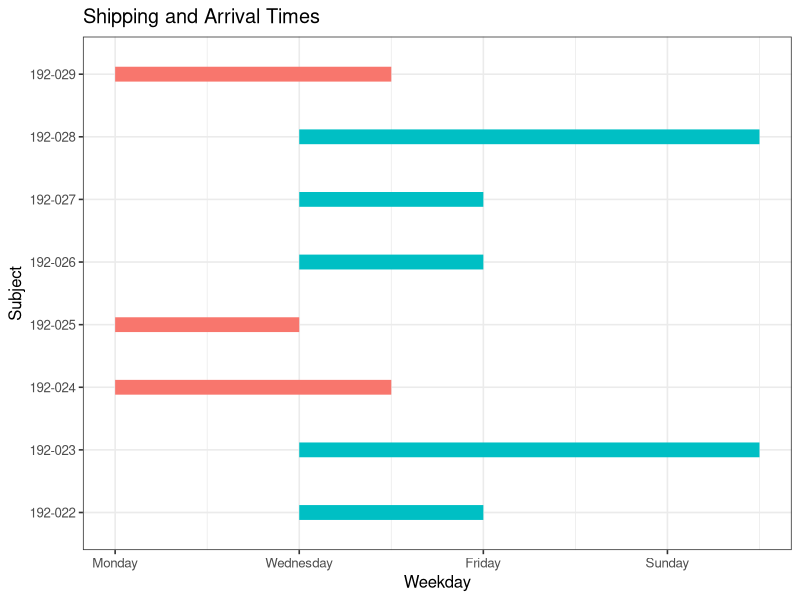
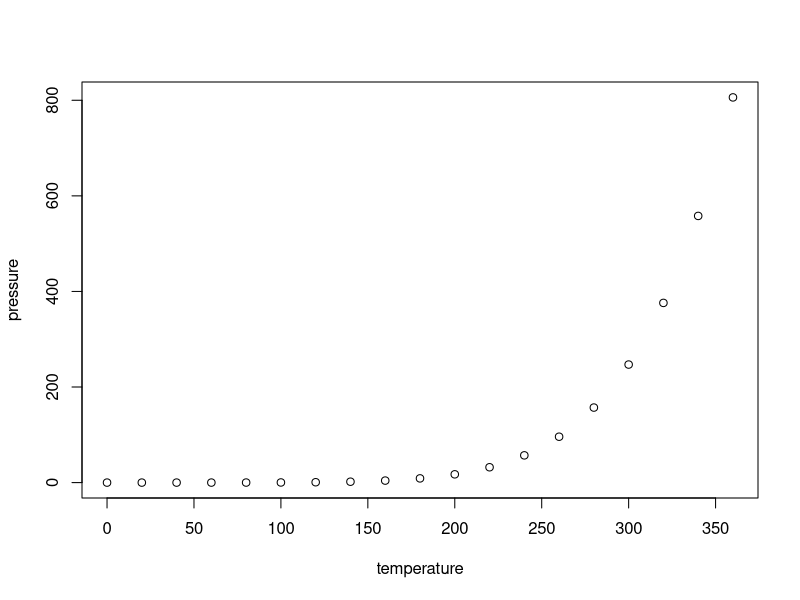
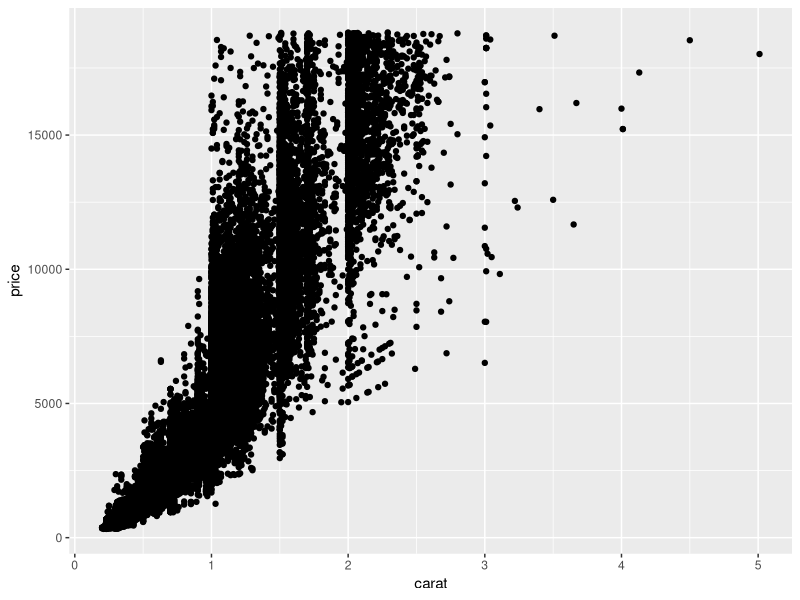

These charts were generated, in order, by the following R code:
## ---- chunk 1
knitr::opts_chunk$set(echo = TRUE)
requiredPackages <- c("tidyverse", "RColorBrewer", "reshape2")

ipak <- function(pkg){
  new.pkg <- pkg[!(pkg %in% installed.packages()[, "Package"])]
  if (length(new.pkg))
    install.packages(new.pkg, dependencies = TRUE)
  sapply(pkg, require, character.only = TRUE)
}
ipak(requiredPackages)

setwd("~/Documents/GitHub/Private_General/R_scripts/CEP0351_SampleInfo_Mkdwn")
## ---- chunk 2

LIMS.df <- read_csv("CEP0351_LIMS_Summary.csv")
LIMS.df$`Visit Date` <- as.POSIXct(LIMS.df$`Visit Date`, format = "%d/%m/%Y")
LIMS.df$Visit_weekday <- weekdays(LIMS.df$`Visit Date`)

#Turning Login day into date is hard as year displays as 0017 not 2017.
LIMS.df$login_day <- substr(LIMS.df$`Login date/ Time`, 1, 2)
LIMS.df$login_month <- substr(LIMS.df$`Login date/ Time`, 4, 5)
LIMS.df$login_year <- substr(LIMS.df$`Login date/ Time`, 7, 8)
LIMS.df$login_year <- paste("20", LIMS.df$login_year, sep ="")
LIMS.df$login_date <- paste(LIMS.df$login_year, LIMS.df$login_month, LIMS.df$login_day, sep="-")
LIMS.df$login_date <- as.POSIXct(LIMS.df$login_date)
LIMS.df$login_weekday <- weekdays(LIMS.df$login_date)
LIMS.df$time_in_transit <- (LIMS.df$login_date - LIMS.df$`Visit Date`) + 1

# Add Vist and Login Time?? Is that needed??

# Pulling out weekday of shipping and number of days it took to arrive at Manchester
shipment.time.df <- subset(LIMS.df, `Sample Type` == "BLD_C_SAVE")
shipment.time.df <- shipment.time.df[, c(3, 13, 19)]
shipment.time.df$start = 1
time.gantt.df <- melt(shipment.time.df, measure.vars = c('start', 'time_in_transit'))

#Adjusts the value based on the weekday for plotting the Gantt Chart
time.gantt.df$Adjust_value <- time.gantt.df$value

for (i in 1:nrow(time.gantt.df)){
  if (time.gantt.df$Visit_weekday[i] == "Tuesday") {
    time.gantt.df$Adjust_value[i] <- time.gantt.df$value[i] + 1
    }
}
for (i in 1:nrow(time.gantt.df)){
  if (time.gantt.df$Visit_weekday[i] == "Wednesday") {
    time.gantt.df$Adjust_value[i] <- time.gantt.df$value[i] + 2
  }
}
for (i in 1:nrow(time.gantt.df)){
  if (time.gantt.df$Visit_weekday[i] == "Thursday") {
    time.gantt.df$Adjust_value[i] <- time.gantt.df$value[i] + 3
  }
}
for (i in 1:nrow(time.gantt.df)){
  if (time.gantt.df$Visit_weekday[i] == "Friday") {
    time.gantt.df$Adjust_value[i] <- time.gantt.df$value[i] + 4
  }
}
for (i in 1:nrow(time.gantt.df)){
  if (time.gantt.df$Visit_weekday[i] == "Saturday") {
    time.gantt.df$Adjust_value[i] <- time.gantt.df$value[i] + 5
  }
}
for (i in 1:nrow(time.gantt.df)){
  if (time.gantt.df$Visit_weekday[i] == "Sunday") {
    time.gantt.df$Adjust_value[i] <- time.gantt.df$value[i] + 6
  }
}

#Turns the adjusted value into a date from the 0n-01-2018 (1st Jan 2018 = Monday)
time.gantt.df$plotdate <- paste("2018-01-0", time.gantt.df$Adjust_value, sep ="")
time.gantt.df$plotdate <- as.Date(time.gantt.df$plotdate)

#Plots the Gantt Chart
start_date <- as.Date('2018-01-01')

ggplot(time.gantt.df, aes(plotdate, Subject, colour = Visit_weekday)) +
  geom_line(size = 5, show.legend = FALSE) +
  labs(x = 'Weekday', y = 'Subject', title = 'Shipping and Arrival Times') +
  theme_bw(base_size = 12) +
  scale_x_date(date_breaks = "2 days", date_minor_breaks = "1 day", date_labels = "%A")


## ---- chunk 3

plot(pressure)


ggplot(diamonds, aes(x=carat,y=price))+geom_point()
